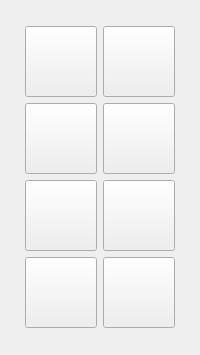
<?xml version="1.0" encoding="UTF-8"?>
<ui version="4.0">
 <class>glitch_alignment</class>
 <widget class="QDialog" name="glitch_alignment">
  <property name="geometry">
   <rect>
    <x>0</x>
    <y>0</y>
    <width>200</width>
    <height>355</height>
   </rect>
  </property>
  <property name="windowTitle">
   <string>Glitch: Objects Alignment</string>
  </property>
  <property name="windowIcon">
   <iconset resource="../Icons/icons.qrc">
    <normaloff>:/Logo/glitch-logo.png</normaloff>:/Logo/glitch-logo.png</iconset>
  </property>
  <layout class="QVBoxLayout" name="verticalLayout">
   <item>
    <layout class="QGridLayout" name="gridLayout">
     <item row="3" column="2">
      <widget class="QToolButton" name="right_align">
       <property name="toolTip">
        <string>Right Align</string>
       </property>
       <property name="text">
        <string/>
       </property>
       <property name="icon">
        <iconset resource="../Icons/icons.qrc">
         <normaloff>:/right-align.png</normaloff>:/right-align.png</iconset>
       </property>
       <property name="iconSize">
        <size>
         <width>64</width>
         <height>64</height>
        </size>
       </property>
      </widget>
     </item>
     <item row="2" column="2">
      <widget class="QToolButton" name="vertical_stack">
       <property name="toolTip">
        <string>Vertical Stack</string>
       </property>
       <property name="text">
        <string/>
       </property>
       <property name="icon">
        <iconset resource="../Icons/icons.qrc">
         <normaloff>:/vertical-stack.png</normaloff>:/vertical-stack.png</iconset>
       </property>
       <property name="iconSize">
        <size>
         <width>64</width>
         <height>64</height>
        </size>
       </property>
      </widget>
     </item>
     <item row="1" column="2">
      <widget class="QToolButton" name="vertical_center_align">
       <property name="toolTip">
        <string>Vertical Center Align</string>
       </property>
       <property name="text">
        <string/>
       </property>
       <property name="icon">
        <iconset resource="../Icons/icons.qrc">
         <normaloff>:/vertical-center-align.png</normaloff>:/vertical-center-align.png</iconset>
       </property>
       <property name="iconSize">
        <size>
         <width>64</width>
         <height>64</height>
        </size>
       </property>
      </widget>
     </item>
     <item row="0" column="2">
      <widget class="QToolButton" name="top_align">
       <property name="toolTip">
        <string>Top Align</string>
       </property>
       <property name="text">
        <string/>
       </property>
       <property name="icon">
        <iconset resource="../Icons/icons.qrc">
         <normaloff>:/top-align.png</normaloff>:/top-align.png</iconset>
       </property>
       <property name="iconSize">
        <size>
         <width>64</width>
         <height>64</height>
        </size>
       </property>
      </widget>
     </item>
     <item row="1" column="1">
      <widget class="QToolButton" name="horizontal_center_align">
       <property name="toolTip">
        <string>Horizontal Center Align</string>
       </property>
       <property name="text">
        <string/>
       </property>
       <property name="icon">
        <iconset resource="../Icons/icons.qrc">
         <normaloff>:/horizontal-center-align.png</normaloff>:/horizontal-center-align.png</iconset>
       </property>
       <property name="iconSize">
        <size>
         <width>64</width>
         <height>64</height>
        </size>
       </property>
      </widget>
     </item>
     <item row="0" column="1">
      <widget class="QToolButton" name="bottom_align">
       <property name="toolTip">
        <string>Bottom Align</string>
       </property>
       <property name="text">
        <string/>
       </property>
       <property name="icon">
        <iconset resource="../Icons/icons.qrc">
         <normaloff>:/bottom-align.png</normaloff>:/bottom-align.png</iconset>
       </property>
       <property name="iconSize">
        <size>
         <width>64</width>
         <height>64</height>
        </size>
       </property>
      </widget>
     </item>
     <item row="2" column="1">
      <widget class="QToolButton" name="horizontal_stack">
       <property name="toolTip">
        <string>Horizontal Stack</string>
       </property>
       <property name="text">
        <string/>
       </property>
       <property name="icon">
        <iconset resource="../Icons/icons.qrc">
         <normaloff>:/horizontal-stack.png</normaloff>:/horizontal-stack.png</iconset>
       </property>
       <property name="iconSize">
        <size>
         <width>64</width>
         <height>64</height>
        </size>
       </property>
      </widget>
     </item>
     <item row="3" column="1">
      <widget class="QToolButton" name="left_align">
       <property name="toolTip">
        <string>Left Align</string>
       </property>
       <property name="text">
        <string/>
       </property>
       <property name="icon">
        <iconset resource="../Icons/icons.qrc">
         <normaloff>:/left-align.png</normaloff>:/left-align.png</iconset>
       </property>
       <property name="iconSize">
        <size>
         <width>64</width>
         <height>64</height>
        </size>
       </property>
      </widget>
     </item>
     <item row="2" column="0">
      <spacer name="horizontalSpacer">
       <property name="orientation">
        <enum>Qt::Horizontal</enum>
       </property>
       <property name="sizeHint" stdset="0">
        <size>
         <width>40</width>
         <height>20</height>
        </size>
       </property>
      </spacer>
     </item>
     <item row="2" column="3">
      <spacer name="horizontalSpacer_2">
       <property name="orientation">
        <enum>Qt::Horizontal</enum>
       </property>
       <property name="sizeHint" stdset="0">
        <size>
         <width>40</width>
         <height>20</height>
        </size>
       </property>
      </spacer>
     </item>
    </layout>
   </item>
  </layout>
 </widget>
 <tabstops>
  <tabstop>bottom_align</tabstop>
  <tabstop>top_align</tabstop>
  <tabstop>horizontal_center_align</tabstop>
  <tabstop>vertical_center_align</tabstop>
  <tabstop>horizontal_stack</tabstop>
  <tabstop>vertical_stack</tabstop>
  <tabstop>left_align</tabstop>
  <tabstop>right_align</tabstop>
 </tabstops>
 <resources>
  <include location="../Icons/icons.qrc"/>
 </resources>
 <connections/>
</ui>
